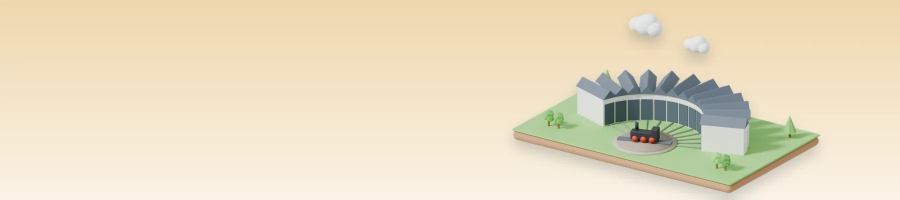
#> input picture source/src/assets/stations/changhua.webp, 1800 x 400 px, given in place of taipei-final.png, which was not available (shown at 1/2 size)
$ python composite.py
#> lines starting #> are read from the running program, lines starting #| are printed output that depends on the picture
# 合成：彩色版（版5）＝天空漸層＋陰影；鉛筆版（版6）＝灰階加亮減淡素描＋邊線＋紙紋
import numpy as np
from PIL import Image, ImageFilter, ImageOps, ImageChops
SKY={'taipei':('#9FD0EE','#EAF6FB'),'keelung':('#9CCBE8','#EAF4FA'),'hsinchu':('#A9CBE6','#EEF4F8'),'taichung':('#F2C9A0','#FBF0E3'),
     'changhua':('#EFD7AE','#FBF3E6'),'kaohsiung':('#8FD6E3','#EAF8F6'),'hualien':('#9DD5E0','#EEF8F7'),'jiji':('#BFE3B5','#F2F8EA')}
def h(c): return tuple(int(c[i:i+2],16) for i in (1,3,5))
def grad(W,H,a,b):
    ca,cb=np.array(h(a)),np.array(h(b)); t=np.linspace(0,1,H)[:,None]
    g=(ca+(cb-ca)*t).astype(np.uint8); return Image.fromarray(np.repeat(g[:,None,:],W,axis=1),'RGB').convert('RGBA')
rng=np.random.default_rng(3)
for n,(a,b) in SKY.items():
    im=Image.open(f'out/{n}-final.png').convert('RGBA'); W,H=im.size; alpha=im.split()[3]
#> after `W, H = im.size`: W = 1800; H = 400
#> after `alpha = im.split()[3]`: alpha: PIL image 1800x400 L; every value is 255
    sh=Image.new('RGBA',(W,H),(30,50,70,0)); sh.putalpha(alpha.point(lambda v:int(v*0.22)))
    sh=sh.transform((W,H),Image.AFFINE,(1,0,0,0,1,-30)).filter(ImageFilter.GaussianBlur(26))
    bg=grad(W,H,a,b); bg.alpha_composite(sh); bg.alpha_composite(im)
#> after `bg.alpha_composite(sh)`:
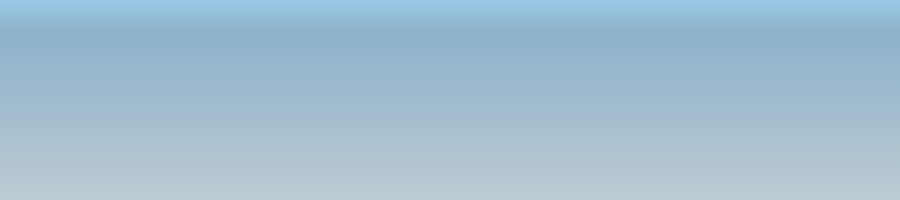
#> bg: PIL image 1800x400 RGBA (shown at 1/2 size); mean R, G, B, A 161.6, 190.1, 208.1, 255
    bg.convert('RGB').resize((1800,720),Image.LANCZOS).save(f'/home/claude/aa-app/src/assets/stations/{n}.webp','WEBP',quality=80,method=6)
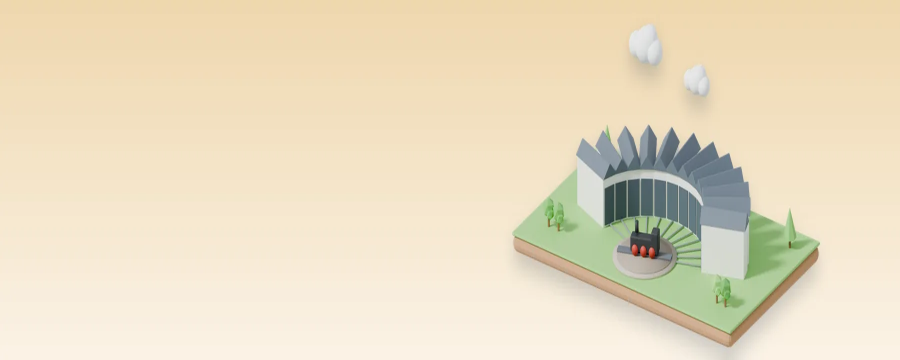
#> saved as taipei.webp: PIL image 1800x720 RGB (shown at 1/2 size); mean R, G, B 232.7, 220.4, 193.4
    # 鉛筆版
    white=Image.new('RGBA',(W,H),(255,255,255,255)); sh2=sh.copy(); white.alpha_composite(sh2); white.alpha_composite(im)
#> after `white = Image.new('RGBA', (W, H), (255, 255, 255, 255))`: white: PIL image 1800x400 RGBA; every value is 255
    g=np.asarray(white.convert('L'),dtype=np.float32)
    inv=255-g; blur=np.asarray(Image.fromarray(inv.astype(np.uint8)).filter(ImageFilter.GaussianBlur(5)),dtype=np.float32)
#> after `inv = 255 - g`:
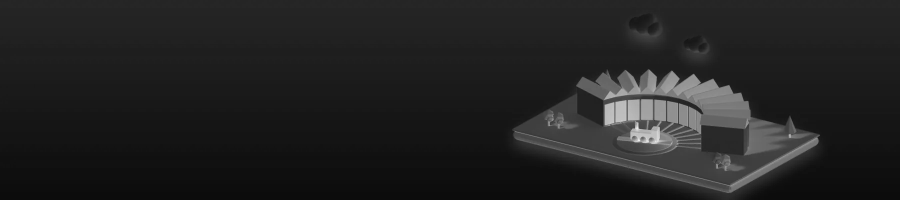
#> inv: shape (400, 1800) float32 (shown at 1/2 size); min 12, max 255, mean 34
    dodge=np.clip(g*255/np.maximum(255-blur,1),0,255)
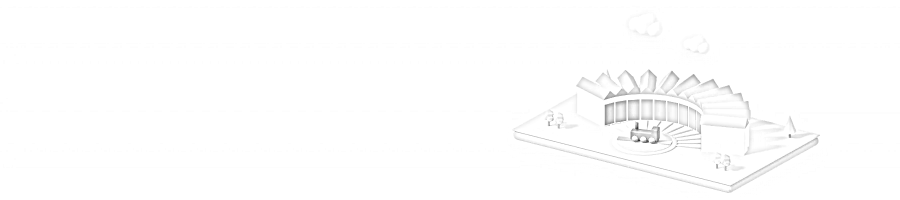
#> dodge: shape (400, 1800) float32 (shown at 1/2 size); min 0, max 255, mean 253.5
    edges=np.asarray(Image.fromarray(g.astype(np.uint8)).filter(ImageFilter.FIND_EDGES).filter(ImageFilter.GaussianBlur(0.8)),dtype=np.float32)
    tone=255-(255-g)*0.5
    sk=np.clip(dodge*tone/255-edges*2.2,0,255)
    sk=255-(255-sk)*1.25; sk=np.clip(sk,0,255)
    # 陰影區淡淡排線
    yy,xx=np.mgrid[0:H,0:W]; hatch=((xx+yy)%9<1.2).astype(np.float32)
    shade=np.clip((200-g)/200,0,1); sk=sk-hatch*shade*70
#> after `shade = np.clip((200 - g) / 200, 0, 1)`:
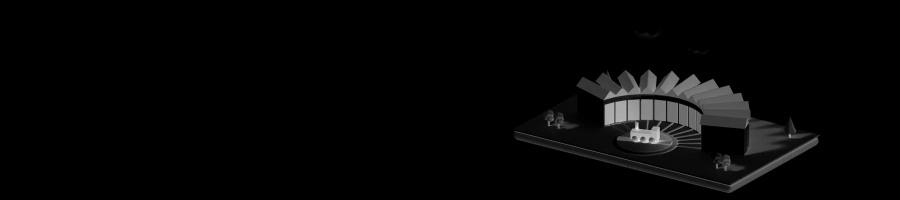
#> shade: shape (400, 1800) float32 (shown at 1/2 size); min 0, max 1, mean 0.0236
    paper=np.array(h('#F7F3EA'),dtype=np.float32)
    noise=rng.normal(0,5,(H,W)).astype(np.float32)
    s=np.clip(sk+noise,0,255)/255.0
    rgb=(paper[None,None,:]*s[:,:,None]).clip(0,255).astype(np.uint8)
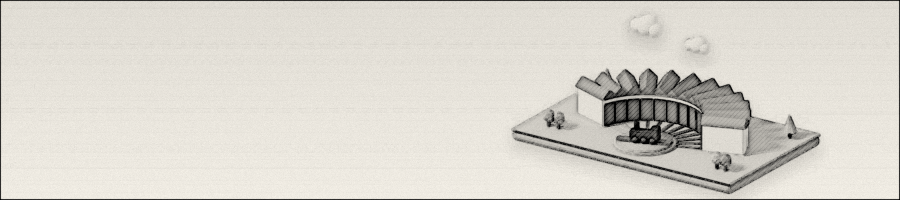
#> rgb: shape (400, 1800, 3) (shown at 1/2 size); mean of channels 0, 1, 2 217.5, 213.9, 206; drawn as R, G, B
    # 石墨略帶暖灰
    out=Image.fromarray(rgb,'RGB').resize((1800,720),Image.LANCZOS)
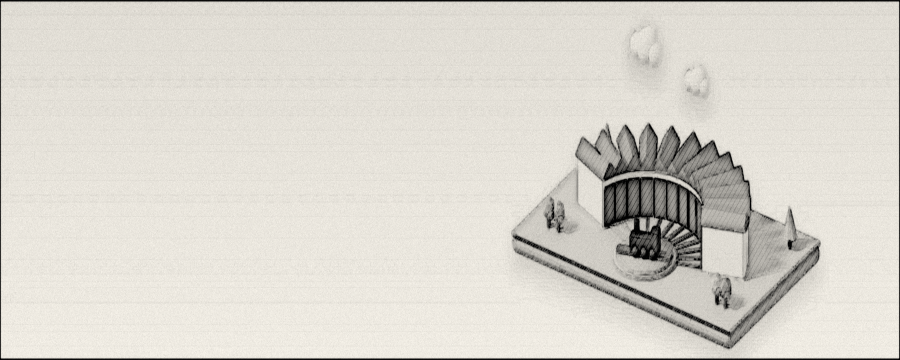
#> out: PIL image 1800x720 RGB (shown at 1/2 size); mean R, G, B 217.5, 213.9, 206
    out.save(f'/home/claude/aa-app/src/assets/stations-pencil/{n}.webp','WEBP',quality=82,method=6)
#> pass 2 of the loop `for n,(a,b) in SKY.items():`:
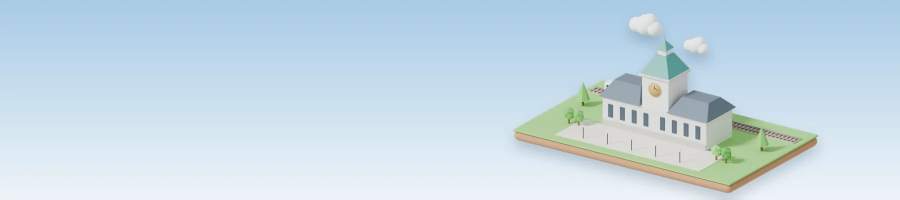
#> input picture source/src/assets/stations/hsinchu.webp, 1800 x 400 px, given in place of keelung-final.png, which was not available (shown at 1/2 size)
#> `rgb=(paper[None,None,:]*s[:,:,None]).clip(0,255).astype(np.uint8)`:
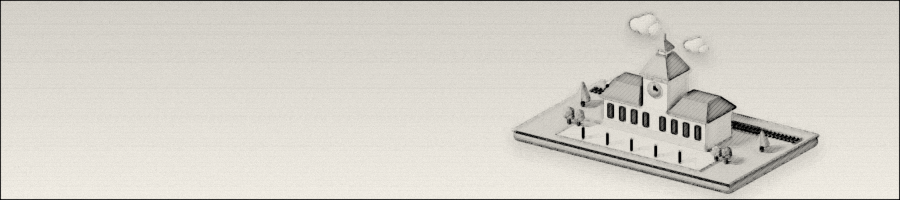
#> rgb: shape (400, 1800, 3) (shown at 1/2 size); mean of channels 0, 1, 2 213.7, 210.3, 202.5; drawn as R, G, B
#> `out=Image.fromarray(rgb,'RGB').resize((1800,720),Image.LANCZOS)`:
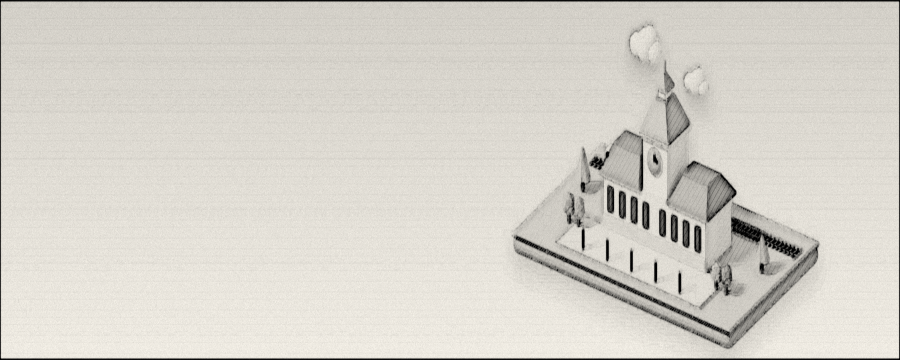
#> out: PIL image 1800x720 RGB (shown at 1/2 size); mean R, G, B 213.7, 210.3, 202.5
#> (the run stopped early here; a loop or call above may not have finished)
